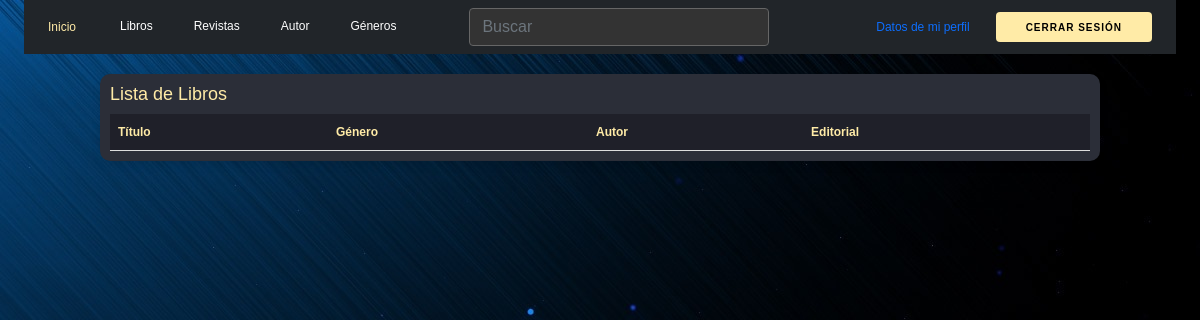
The page /view/content/libros.php (signed in) on the database as committed earlier.
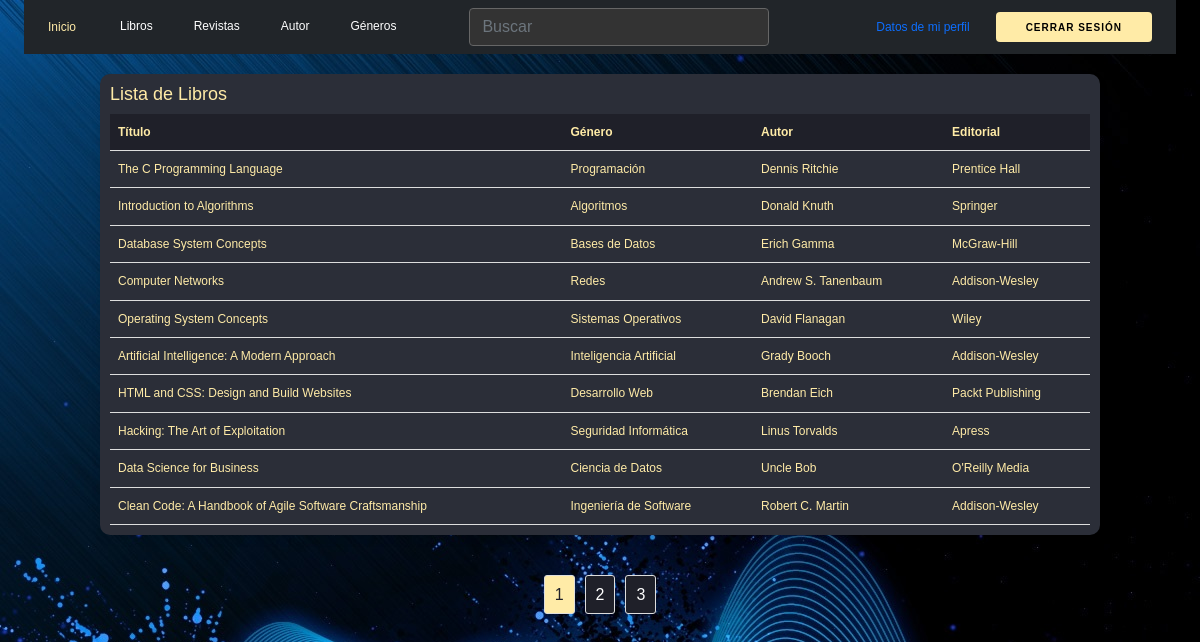
The same page on the database as committed later.
### tables this page shows
CREATE TABLE `libros` (
  `id_libro` int(11) NOT NULL,
  `titulo` varchar(100) NOT NULL,
  `cantidad` decimal(10,0) NOT NULL,
  `id_tipo` int(11) NOT NULL,
  `isbn` varchar(20) DEFAULT NULL,
  `id_genero` int(11) NOT NULL,
  `id_autor` int(11) NOT NULL,
  `id_editorial` int(11) NOT NULL
);

CREATE TABLE `genero` (
  `id_genero` int(11) NOT NULL,
  `nombre` varchar(50) NOT NULL
);

CREATE TABLE `autor` (
  `id_autor` int(11) NOT NULL,
  `nombre` varchar(100) NOT NULL
);

CREATE TABLE `editorial` (
  `id_editorial` int(11) NOT NULL,
  `nombre` varchar(100) NOT NULL
);

### view/content/libros.php (the view, shortened to what this page needs)
<?php
require_once("c://xampp/htdocs/login/view/head/header.php");
try {
    $database = new db();
    $conn = $database->conexion();
    $results_per_page = 10;
    $sql = "SELECT COUNT(*) AS total FROM libros WHERE id_tipo = 1";
    $stmt = $conn->query($sql);
    $row = $stmt->fetch(PDO::FETCH_ASSOC);
    $total_results = $row['total'];
    $total_pages = ceil($total_results / $results_per_page);
    if (!isset($_GET['page']) || !is_numeric($_GET['page']) || $_GET['page'] < 1) {
        $page = 1;
    } else if ($_GET['page'] > $total_pages) {
        $page = $total_pages;
    } else {
        $page = $_GET['page'];
    }
    $start_limit = ($page - 1) * $results_per_page;
    $sql = "SELECT l.id_libro, l.titulo, g.nombre AS genero, a.nombre AS autor, e.nombre AS editorial
            FROM libros l
            INNER JOIN genero g ON l.id_genero = g.id_genero
            INNER JOIN autor a ON l.id_autor = a.id_autor
            INNER JOIN editorial e ON l.id_editorial = e.id_editorial
            WHERE l.id_tipo = 1
            LIMIT $start_limit, $results_per_page";
    $stmt = $conn->query($sql);
    $libros = $stmt->fetchAll(PDO::FETCH_ASSOC);
} catch (PDOException $e) {
    echo "Error: " . $e->getMessage();
}
?>
<!DOCTYPE html>
<html lang="es">
<head>
</head>
<body>
    <div class="container">
        <h2>Lista de Libros</h2>
        <table>
            <tr>
                <th>Título</th>
                <th>Género</th>
                <th>Autor</th>
                <th>Editorial</th>
            </tr>
            <?php foreach ($libros as $libro): ?>
                <tr>
                    <td><?= $libro['titulo'] ?></td>
                    <td><?= $libro['genero'] ?></td>
                    <td><?= $libro['autor'] ?></td>
                    <td><?= $libro['editorial'] ?></td>
                </tr>
            <?php endforeach; ?>
        </table>
    </div>
    <div class="pagination-container">
        <div class="pagination">
            <?php for ($i = 1; $i <= $total_pages; $i++): ?>
                <a href="?page=<?php echo $i; ?>" class="<?php if ($i == $page) echo 'active'; ?>"><?php echo $i; ?></a>
            <?php endfor; ?>
        </div>
    </div>
</body>
</html>

### view/head/head.php (shortened to what this page needs)
<!doctype html>
<html lang="en">
  <head>
    <link href="https://cdn.jsdelivr.net/npm/bootstrap@5.2.1/dist/css/bootstrap.min.css" rel="stylesheet">
    <link rel="stylesheet" href="/login/asset/css/estilos.css">
  </head>
  <body>

### view/head/header.php (shortened to what this page needs)
<?php
    require_once("c://xampp/htdocs/login/view/head/head.php");
?>
<link href="https://stackpath.bootstrapcdn.com/bootstrap/5.1.3/css/bootstrap.min.css" rel="stylesheet">
</head>
<body>
    <div class="fondo_menu">
        <div class="container-fluid">
            <nav class="navbar navbar-expand-lg navbar-dark bg-dark">
                <div class="container-fluid">
                    <a class="navbar-brand" href="/login/view/home/panel_control">Inicio</a>
                    <?php if(empty($_SESSION['usuario'])): ?>
                    <div class="collapse navbar-collapse" id="navbarSupportedContent">
                        <ul class="navbar-nav me-auto mb-2 mb-lg-0">
                        </ul>
                        <a href="/login/view/home/login"  class="boton">Inicia Sesión</a>
                        <a href="/login/view/home/signup" class="boton">Regístrate</a>
                    </div>
                    <?php else: ?>
                    <div class="collapse navbar-collapse" id="navbarSupportedContent">
                        <ul class="navbar-nav me-auto mb-2 mb-lg-0">
                            <li class="nav-item">
                                <a class="nav-link active" aria-current="page" href="/login/view/content/libros.php">Libros</a>
                            </li>
                            <li class="nav-item">
                                <a class="nav-link active" aria-current="page" href="/login/view/content/revistas.php">Revistas</a>
                            </li>
                            <li class="nav-item">
                                <a class="nav-link active" aria-current="page" href="/login/view/content/autor.php">Autor</a>
                            </li>
                            <li class="nav-item">
                                <a class="nav-link active" aria-current="page" href="/login/view/content/genero.php">Géneros</a>
                            </li>
                            <form class="d-flex" action="/login/view/search/results.php" method="GET">
                                <input class="form-control me-2" type="search" placeholder="Buscar" aria-label="Buscar" id="searchInput" name="query">
                            </form>
                        </ul>
                        <a class="nav-link" style="font-size: 12px;" href="/login/view/perfiles/perfil.php">Datos de mi perfil</a>
                        <a href="/login/view/home/logout" class="boton">Cerrar Sesión</a>
                    </div>
                    <?php endif ?>
                </div>
            </nav>
        </div>
    </div>

### asset/css/estilos.css (style rules this page uses)
body { background-image: url(""); }

### view/head/header.php (style rules this page uses)
body { background-image: url("/login/Abstract-blue-waves_2560x1600.jpg"); font-family: 'Poppins', sans-serif; font-weight: 300; line-height: 1.7; color: #ffeba7; background-color: #1f2029; }
.navbar-dark .navbar-brand { color: #ffeba7; }
.navbar-dark .navbar-nav .nav-link { color: #ffeba7; font }
.navbar-dark .navbar-nav .nav-item { margin-right: 5px; margin-left: 20px; }
.navbar-nav .nav-link { font-size: 12px; }
.boton { border-radius: 4px; height: 30px; font-size: 10px; font-weight: 600; text-transform: uppercase; padding: 0 30px; letter-spacing: 1px; display: inline-flex; align-items: center; background-color: #ffeba7; color: #000000; margin-left: 10px; text-decoration: none; }
#searchInput { margin-left: 60px; background-color: #333333; color: #ffffff; border-color: #666666; width: 300px; }
.navbar-brand { font-size: 12px; }

### view/content/libros.php (style rules this page uses)
.container { border-radius: 10px; overflow: hidden; box-shadow: 0 4px 8px rgba(0, 0, 0, 0.1); margin: 20px auto; max-width: 1000px; background-color: #2b2e38; padding: 10px; }
table { width: 100%; border-collapse: collapse; }
th, td { padding: 8px; text-align: left; border-bottom: 1px solid #ddd; font-size: 12px; }
th { background-color: #1f2029; }
h2 { font-size: 18px; }
.pagination { text-align: center; margin-top: 20px; }
.pagination-container { display: flex; justify-content: center; }
.pagination a { display: inline-block; padding: 5px 10px; margin: 0 5px; border: 1px solid #ddd; color: #fff; background-color: #1f2029; text-decoration: none; border-radius: 3px; }
.pagination a.active { background-color: #ffeba7; color: #1f2029; }

Rows that differ between the two databases and show on the page:
added libros: titulo "The C Programming Language", id_genero.nombre "Programación", id_autor.nombre "Dennis Ritchie", id_editorial.nombre "Prentice Hall"
added libros: titulo "Introduction to Algorithms", id_genero.nombre "Algoritmos", id_autor.nombre "Donald Knuth", id_editorial.nombre "Springer"
added libros: titulo "Database System Concepts", id_genero.nombre "Bases de Datos", id_autor.nombre "Erich Gamma", id_editorial.nombre "McGraw-Hill"
added libros: titulo "Computer Networks", id_genero.nombre "Redes", id_autor.nombre "Andrew S. Tanenbaum", id_editorial.nombre "Addison-Wesley"
added libros: titulo "Operating System Concepts", id_genero.nombre "Sistemas Operativos", id_autor.nombre "David Flanagan", id_editorial.nombre "Wiley"
added libros: titulo "Artificial Intelligence: A Modern Approach", id_genero.nombre "Inteligencia Artificial", id_autor.nombre "Grady Booch", id_editorial.nombre "Addison-Wesley"
added libros: titulo "HTML and CSS: Design and Build Websites", id_genero.nombre "Desarrollo Web", id_autor.nombre "Brendan Eich", id_editorial.nombre "Packt Publishing"
added libros: titulo "Hacking: The Art of Exploitation", id_genero.nombre "Seguridad Informática", id_autor.nombre "Linus Torvalds", id_editorial.nombre "Apress"
added libros: titulo "Data Science for Business", id_genero.nombre "Ciencia de Datos", id_autor.nombre "Uncle Bob", id_editorial.nombre "O'Reilly Media"
added libros: titulo "Clean Code: A Handbook of Agile Software Craftsmanship", id_genero.nombre "Ingeniería de Software", id_autor.nombre "Robert C. Martin", id_editorial.nombre "Addison-Wesley"
Other text that changed with them:
new list line: "1"
new list line: "2"
new list line: "3"
